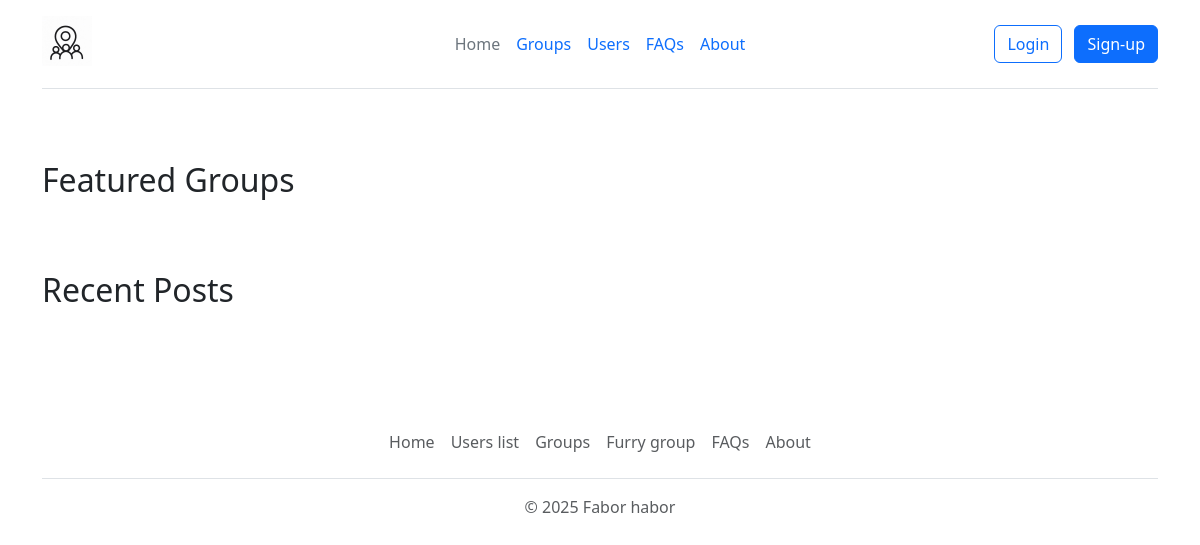
Before: / with the older database file.
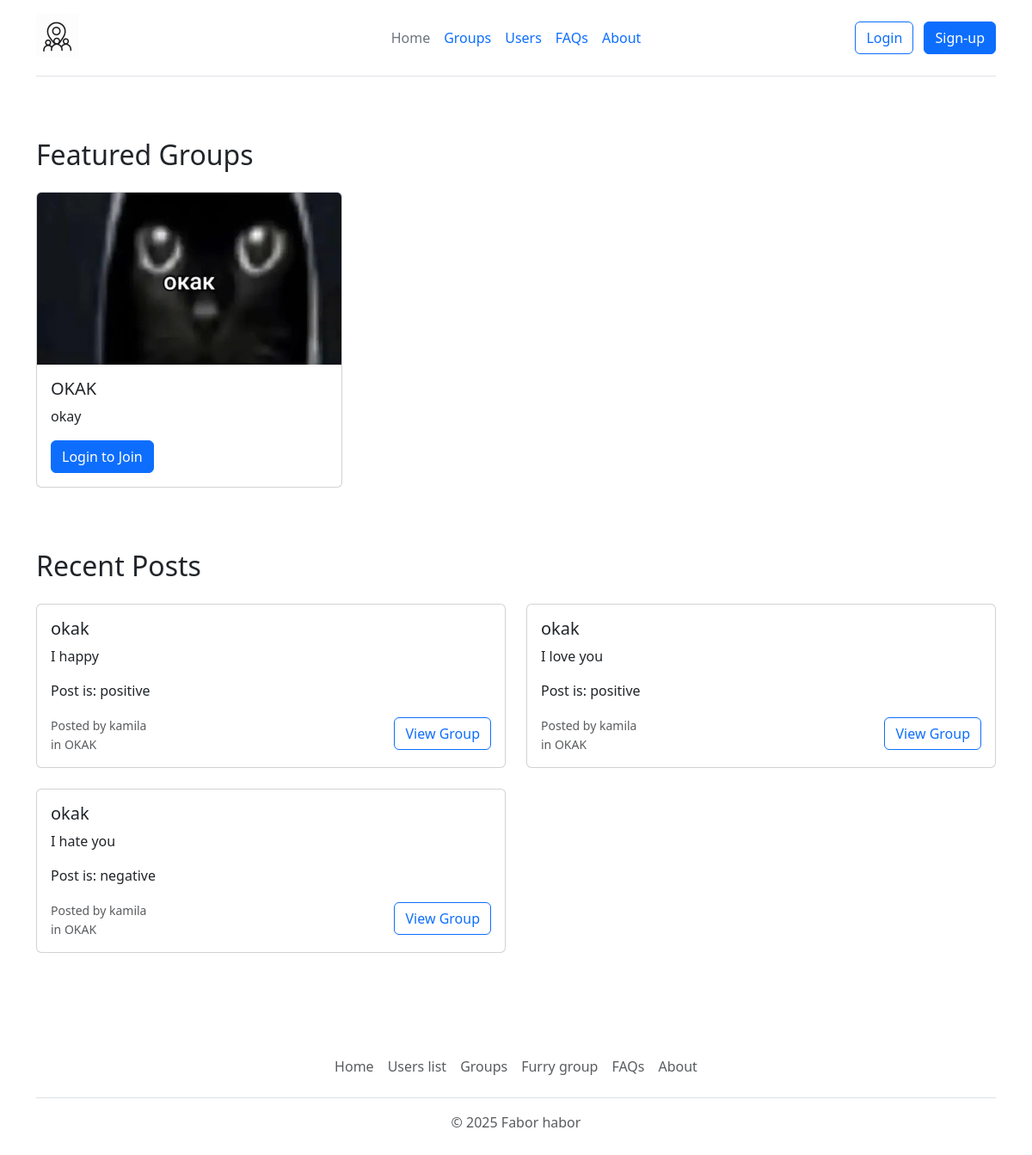
After: the same page with the newer database file.
### app.py (models this page shows, shortened)
class Group(db.Model):
    id = db.Column(db.Integer, primary_key=True)
    name = db.Column(db.String(100), nullable=False)
    description = db.Column(db.Text)
    admin_id = db.Column(db.Integer, db.ForeignKey('user.id'), nullable=False)
    image = db.Column(db.String(20), nullable=False, default='default.jpg')
    date_created = db.Column(db.DateTime, nullable=False, default=datetime.utcnow)
    posts = db.relationship('Post', backref='group', lazy=True)
    members = db.relationship('User', secondary=group_members, backref=db.backref('groups', lazy='dynamic'))

class Post(db.Model):
    id = db.Column(db.Integer, primary_key=True)
    title = db.Column(db.String(100), nullable=False)
    date_posted = db.Column(db.DateTime, nullable=False, default=datetime.utcnow)
    content = db.Column(db.Text, nullable=False)
    user_id = db.Column(db.Integer, db.ForeignKey('user.id'), nullable=False)
    group_id = db.Column(db.Integer, db.ForeignKey('group.id'), nullable=False)
    image = db.Column(db.String(20), nullable=False, default='default.jpg')
    sentimental = db.Column(db.String(100), default="neutral")

class User(db.Model):
    id = db.Column(db.Integer, primary_key=True)
    username = db.Column(db.String(20), unique=True, nullable=False)
    email = db.Column(db.String(256), unique=True, nullable=False)
    location = db.Column(db.String(20))
    image_profile = db.Column(db.String(20), nullable=False, default='default.jpg')
    password = db.Column(db.String(60), nullable=False)
    date_created = db.Column(db.DateTime, nullable=False, default=datetime.utcnow)
    posts = db.relationship('Post', backref='author', lazy=True)
    groups_admin = db.relationship('Group', backref='admin', lazy=True)

### app.py (the view)
@app.route('/')
def index():
    groups = Group.query.order_by(Group.date_created.desc()).limit(6).all()
    posts = Post.query.order_by(Post.date_posted.desc()).limit(8).all()
    return render_template('homepage.html', groups=groups, posts=posts)

### templates/homepage.html (shortened to what this page needs)
{% extends 'base.html' %}
{% block content %}
<div class="container py-5">
    <div class="row mb-5">
        <h2 class="mb-4">Featured Groups</h2>
        {% for group in groups %}
        <div class="col-md-4 mb-4">
            <div class="card h-100">
                <img src="/static/group_images/{{ group.image }}" class="card-img-top" alt="{{ group.name }}"
                     style="height: 200px; object-fit: cover;">
                <div class="card-body">
                    <h5 class="card-title">{{ group.name }}</h5>
                    <p class="card-text">{{ group.description }}</p>
                    {% if session.get('user_id') %}
                    <a href="{{ url_for('group_page', group_id=group.id) }}" class="btn btn-primary">View Group</a>
                    {% else %}
                    <a href="{{ url_for('login') }}" class="btn btn-primary">Login to Join</a>
                    {% endif %}
                </div>
            </div>
        </div>
        {% endfor %}
    </div>
    <div class="row">
        <h2 class="mb-4">Recent Posts</h2>
        {% for post in posts %}
        <div class="col-md-6 mb-4">
            <div class="card">
                <div class="card-body">
                    <h5 class="card-title">{{ post.title }}</h5>
                    <p class="card-text">{{ post.content }}</p>
                    <p class="card-text">Post is: {{ post.sentimental }}</p>
                    <div class="d-flex justify-content-between align-items-center">
                        <div>
                            <small class="text-muted">Posted by {{ post.author.username }}</small>
                            <small class="text-muted d-block">in {{ post.group.name }}</small>
                        </div>
                        <a href="{{ url_for('group_page', group_id=post.group_id) }}" class="btn btn-outline-primary">View Group</a>
                    </div>
                </div>
            </div>
        </div>
        {% endfor %}
    </div>
</div>
{% include 'footer.html'%}
{% endblock %}

### templates/base.html (shortened to what this page needs)
<!DOCTYPE html>
<html>
<head>
    <link href="https://cdn.jsdelivr.net/npm/bootstrap@5.3.5/dist/css/bootstrap.min.css" rel="stylesheet">
</head>
<body>
{% block header %} {% endblock %}
{% block content %} {% endblock %}
{% block footer %} {% endblock %}
</body>
</html>

### templates/header.html (shortened to what this page needs)
{% extends 'base.html' %}
{% block header %}
<div class="container">
    <header class="d-flex flex-wrap align-items-center justify-content-center justify-content-md-between py-3 mb-4 border-bottom">
      <div class="col-md-3 mb-2 mb-md-0">
        <a href="{{ url_for('index') }}" class="d-inline-flex link-body-emphasis text-decoration-none">
          <img src="/static/logo.jpg" class="bi" width="50" height="50" role="img" aria-label="Bootstrap"></img>
        </a>
      </div>
      <ul class="nav col-12 col-md-auto mb-2 justify-content-center mb-md-0">
        <li><a href="{{ url_for('index') }}" class="nav-link px-2 {% if request.endpoint == "index" %} link-secondary {% endif %}">Home</a></li>
        <li><a href="{{ url_for('groups') }}" class="nav-link px-2{% if request.endpoint == "groups" %} link-secondary {% endif %}">Groups</a></li>
        <li><a href="{{ url_for('users') }}" class="nav-link px-2{% if request.endpoint == "users" %} link-secondary {% endif %}">Users</a></li>
        <li><a href="{{ url_for('routes.faq') }}" class="nav-link px-2{% if request.endpoint == "routes.faq" %} link-secondary {% endif %}">FAQs</a></li>
        <li><a href="{{ url_for('about') }}" class="nav-link px-2{% if request.endpoint == "about" %} link-secondary {% endif %}">About</a></li>
      </ul>
      <div class="col-md-3 text-end">
        {% if session.get ('user_id') %}
        <a href="{{ url_for('account') }}" class="btn btn-outline-primary me-2">{{session.get('username')}}</a>
        <a href="{{ url_for('logout') }}" class="btn btn-primary">Logout</a>
        {% else %}
        <a href="{{ url_for('login') }}" class="btn btn-outline-primary me-2">Login</a>
        <a href="{{ url_for('signup') }}" class="btn btn-primary">Sign-up</a>
        {% endif %}
      </div>
    </header>
</div>
{% endblock %}

### templates/footer.html
{%extends 'base.html'%}
{%block footer%}
<div class="container">
    <footer class="py-3 my-4">
      <ul class="nav justify-content-center border-bottom pb-3 mb-3">
        <li class="nav-item"><a href="{{ url_for('index') }}" class="nav-link px-2 text-body-secondary">Home</a></li>
        <li class="nav-item"><a href="{{ url_for('users') }}" class="nav-link px-2 text-body-secondary">Users list</a></li>
        <li class="nav-item"><a href="{{ url_for('groups') }}" class="nav-link px-2 text-body-secondary">Groups</a></li>
        <li class="nav-item"><a href="{{ url_for('group_page', group_id=1) }}" class="nav-link px-2 text-body-secondary">Furry group</a></li>
        <li class="nav-item"><a href="{{ url_for('routes.faq') }}" class="nav-link px-2 text-body-secondary">FAQs</a></li>
        <li class="nav-item"><a href="{{ url_for('about') }}" class="nav-link px-2 text-body-secondary">About</a></li>
      </ul>
      <p class="text-center text-body-secondary">© 2025 Fabor habor</p>
    </footer>
  </div>
{%endblock%}

Changed rows visible on the page:
added Group: image (picture), name "OKAK", description "okay"
added Post: title "okak", content "I happy", sentimental "positive", author.username "kamila", group.name "OKAK"
added Post: title "okak", content "I love you", sentimental "positive", author.username "kamila", group.name "OKAK"
added Post: title "okak", content "I hate you", sentimental "negative", author.username "kamila", group.name "OKAK"
